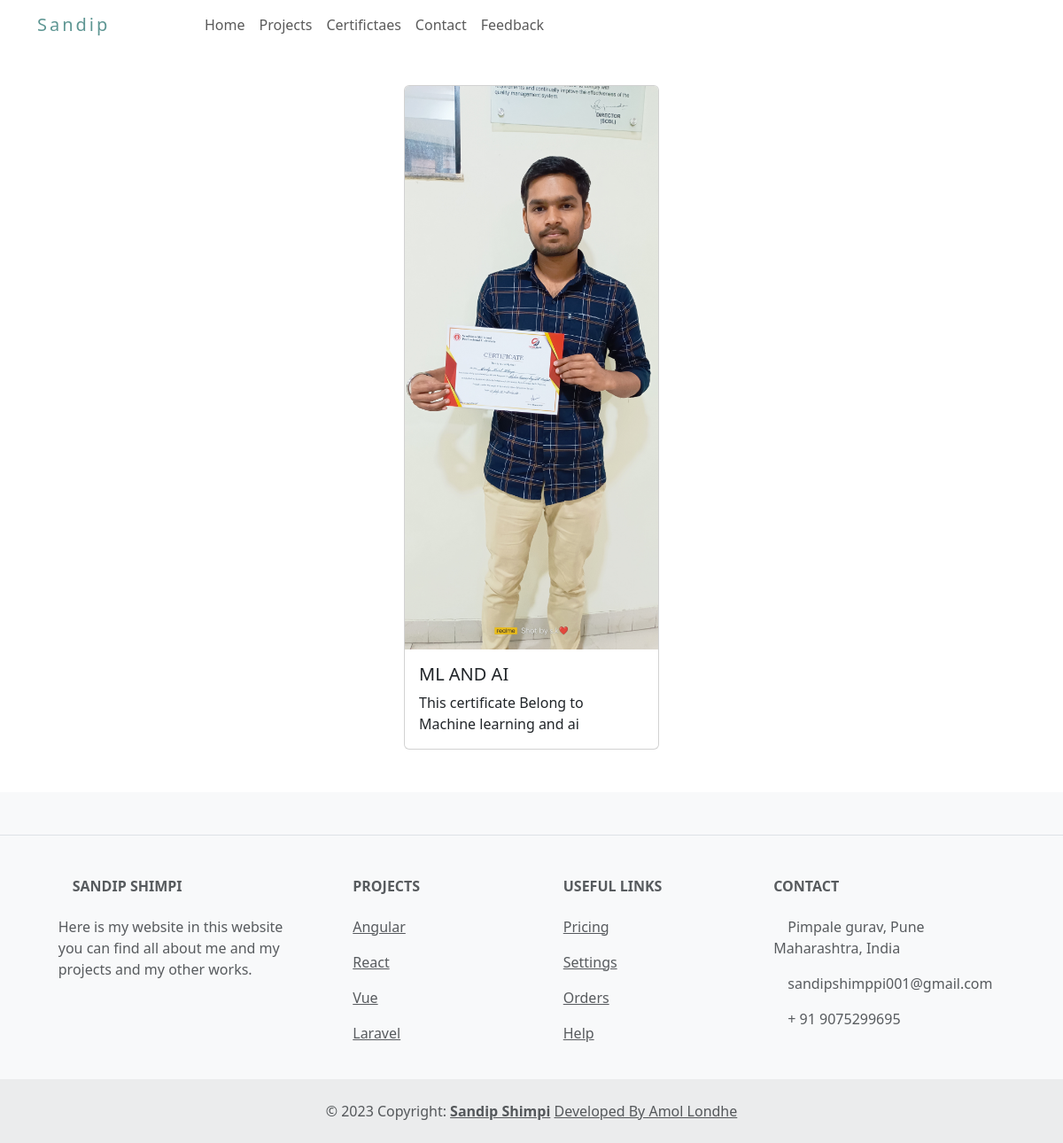
Screenshot of /cert with the database file from the repository.
### Portfolio_app/models.py (models this page shows)
class Certificate(models.Model):
    C_name = models.CharField(max_length=255)
    C_description = models.TextField()
    C_image = models.ImageField(upload_to='static/image')

### Portfolio_app/views.py (the view)
# urls.py: path('cert',views.cert,name = 'cert'),
def cert(request):
    cert=Certificate.objects.all()
    context={
        'cert':cert
    }
    return render(request,'certificate.html',context)

### Portfolio_app/templates/certificate.html (shortened to what this page needs)
{% extends 'index.html' %}
{% block body %}
<br>
<br>
<section class="mt-lg-5 align-middle">
    <div class="container">
        <div class="col d-flex justify-content-center">
            {% for cert in cert %}
            <div class="card" style="width: 18rem;">
                <img class="card-img-top" src="{{cert.C_image}}" alt="Card image cap">
                <div class="card-body">
                  <h5 class="card-title">{{cert.C_name}}</h5>
                  <p class="card-text">{{cert.C_description}}</p>
                </div>
              </div>
            {% endfor %}
        </div>
    </div>
</section>
<br>
<br>
{% endblock body %}

### rows the page displays
Certificate: C_image (picture), C_name "ML AND AI", C_description "This certificate Belong to Machine learning and ai"
